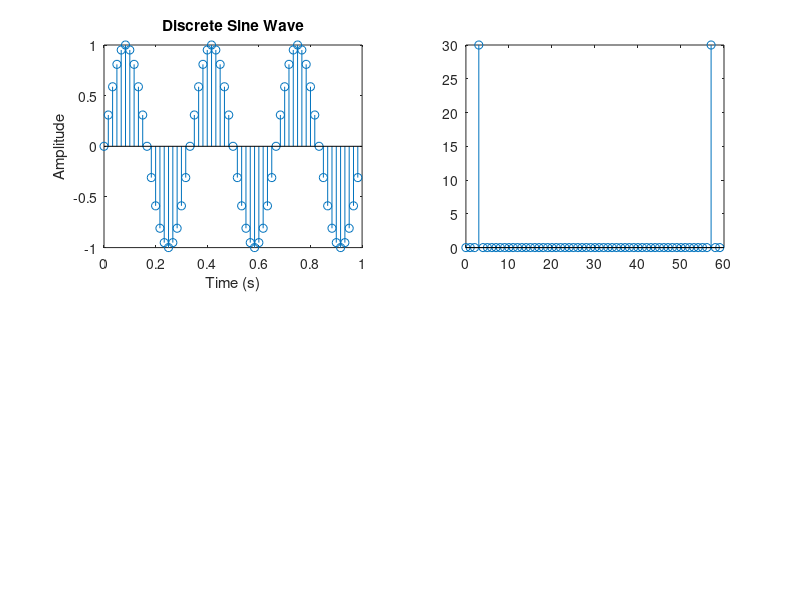

Source code (MATLAB):
clear;
f=3; %signal frequency = 3hz.i.e 3 cycles per sec
fs=60; % sampling freq = 40hz. i.e 40 samples per sec
Ts=1/fs;
N=60; % number of samples 
n=0:1:N-1;
t=n.*Ts;
x_n=1.*sin(2.*pi.*f.*t);
subplot(2,2,1);
stem(t,x_n);
xlabel('Time (s)');
ylabel('Amplitude');
title('Discrete Sine Wave');
Y=fft(x_n);
n1=0:N-1; % N/2 + 1 point DFT as N is even 
f1=(n1.*fs)/N;
subplot(2,2,2);
stem(f1,abs(Y));
